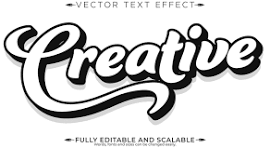
#> input picture input.jpg, 270 x 148 px
$ python main.py
#> lines starting #> are read from the running program, lines starting #| are printed output that depends on the picture
from PIL import Image
import numpy as np
import pyvista as pv

# Step 1: Load and process the image
try:
    image = Image.open("input.jpg").convert("L")
except Exception as e:
    print("❌ Failed to open image:", e)
    exit()

# Step 2: Resize for faster processing
image = image.resize((200, 200))
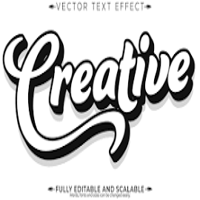
#> image: PIL image 200x200 L; min 0, max 255, mean 212.3
pixels = np.array(image)

# Step 3: Create X, Y, Z coordinates
x = np.linspace(0, 1, pixels.shape[1])
#> x = 200 values from 0 to 1
y = np.linspace(0, 1, pixels.shape[0])
#> y = 200 values from 0 to 1
x, y = np.meshgrid(x, y)
z = pixels / 255.0  # Normalize brightness to [0,1]

# Create and show 3D surface
#> (the run stopped early here; a loop or call above may not have finished)
